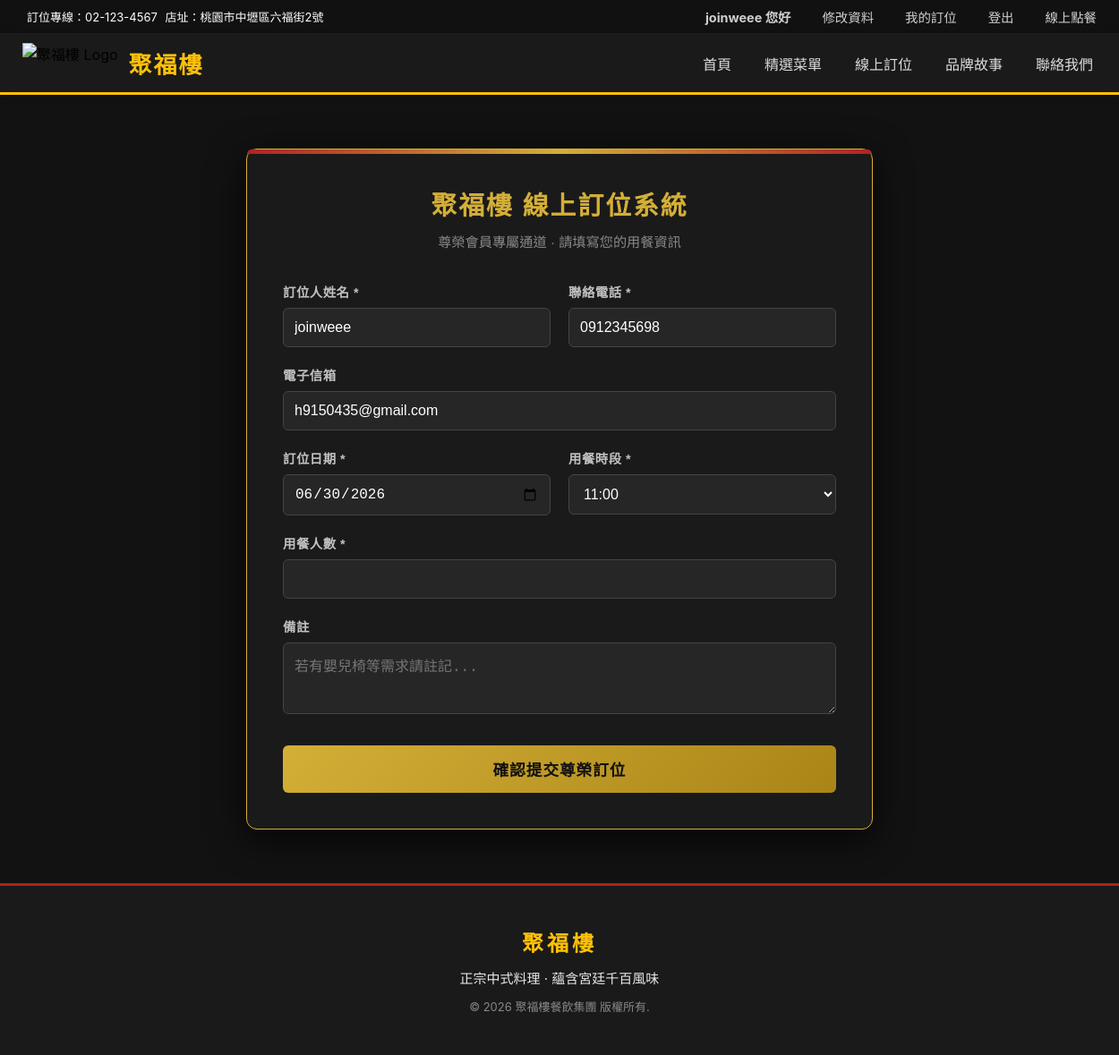
Screenshot of /book_table/ (signed in) with the database file from the repository.
### myapp/models.py (models this page shows, shortened)
class CustomMember(AbstractBaseUser,PermissionsMixin):
    username = models.CharField('會員帳號', max_length=50, unique=True)
    last_name = models.CharField('姓氏', max_length=20)
    first_name = models.CharField('名字', max_length=30)
    password = models.CharField('密碼', max_length=128)
    email = models.EmailField('電子信箱', unique=True)
    phone = models.CharField('電話號碼', max_length=15, blank=True, null=True)
    birthday = models.DateField('生日', blank=True, null=True)
    GENDER_CHOICES = [('M', '男'), ('F', '女'), ('O', '其他')]
    gender = models.CharField('性別', max_length=1, choices=GENDER_CHOICES, blank=True, null=True)
    created_at = models.DateTimeField('註冊時間', auto_now_add=True)
    is_active = models.BooleanField(default=True, verbose_name="啟用狀態")
    is_staff = models.BooleanField(default=False, verbose_name="後台登入權限")
    USERNAME_FIELD = 'username'
    REQUIRED_FIELDS = ['email']
    objects = CustomMemberManager()
    class Meta:
        db_table = 'myapp_custommember'
        app_label = 'myapp'

### myapp/views.py (the view)
# urls.py: path('book_table/',views.book_table,name='book_table'),
@login_required(login_url='/user_login/')
def book_table(request):
    user_full_name = f"{request.user.last_name}{request.user.first_name}"
    if request.method == 'POST':
        form = ReservationForm(request.POST)
        if form.is_valid():
            reservation = form.save(commit=False)
            reservation.user = request.user
            reservation.save()
            try:
                subject = f'【聚福樓】您的中式料理訂位已確認（訂位編號：{reservation.id}）'
                message = (
                    f'親愛的 {user_full_name} 貴賓您好：\n\n'
                    f'感謝您選擇聚福樓！我們已為您保留座位，期待您的光臨。\n'
                    f'===============================\n'
                    f' 訂位編號：{reservation.id}\n'
                    f' 訂位姓名：{user_full_name} 貴賓\n'
                    f' 訂位日期：{reservation.date}\n'  # ⚠️ 欄位名請依 Model 實際狀況修改
                    f' 訂位時間：{reservation.time_slot}\n'  # ⚠️ 欄位名請依 Model 實際狀況修改
                    f' 訂位人數：{reservation.guests} 位\n'  # ⚠️ 欄位名請依 Model 實際狀況修改
                    f'===============================\n\n'
                    f'※ 溫馨提醒：若需取消或變更訂位，請提前來電告知。謝謝您！'
                )
                user_email = request.user.email
                send_mail(
                    subject,
                    message,
                    settings.DEFAULT_FROM_EMAIL,
                    [user_email],
                    fail_silently=True # 設為 True，確保郵件伺服器如果有萬一，客人的網頁也不會死當
                )
            except Exception as e:
                print(f"訂位成功信件發送失敗: {e}")
            messages.success(request, '訂位成功！')
            return redirect('book_table')
        else:
            print(form.errors) # 防呆印出
    else:
        initial_data = {
            'name': user_full_name,
            'phone': getattr(request.user, 'phone', ''),
            'email': request.user.email,
        }
        form = ReservationForm(initial=initial_data)
    return render(request, 'book_table.html', {'form': form})

### myapp/forms.py (called while the page is built)
def generate_time_slots():
    choices = []
    start_hour = 11
    end_hour = 20
    for hour in range(start_hour, end_hour + 1):
        for minute in ['00','15','30','45']:
            if hour == end_hour and minute == '00':
                break
            time_str = f"{hour:02d}:{minute}"
            choices.append((time_str, time_str))
    return choices

### templates/book_table.html (shortened to what this page needs)
{% extends 'base.html' %}
{% load static %}
{% block content %}
<link rel="stylesheet" href="{% static 'css/book_table.css' %}">
<section class="booking-section">
    <div class="booking-card">
        <div class="booking-header">
            <h2 class="booking-title">聚福樓 線上訂位系統</h2>
            <p class="booking-subtitle">尊榮會員專屬通道 · 請填寫您的用餐資訊</p>
        </div>
        <form method="POST" action="">
            <div class="booking-grid">
                <div class="form-group">
                    <label class="form-label">訂位人姓名 *</label>
                    {{ form.name }}
                </div>
                <div class="form-group">
                    <label class="form-label">聯絡電話 *</label>
                    {{ form.phone }}
                </div>
                <div class="form-group full-width">
                    <label class="form-label">電子信箱</label>
                    {{ form.email }}
                </div>
                <div class="form-group">
                    <label class="form-label">訂位日期 *</label>
                    {{ form.date }}
                </div>
                <div class="form-group">
                    <label class="form-label">用餐時段 *</label>
                    {{ form.time_slot }}
                </div>
                <div class="form-group full-width">
                    <label class="form-label">用餐人數 *</label>
                    {{ form.guests }}
                </div>
                <div class="form-group full-width">
                    <label class="form-label">備註</label>
                    {{ form.notes }}
                </div>
                <button type="submit" class="btn-submit">確認提交尊榮訂位</button>
            </div>
        </form>
    </div>
</section>
{% endblock %}

### templates/base.html (shortened to what this page needs)
{% load static %}
<!DOCTYPE html>
<html lang="zh-Hant">
<head>
    <link rel="stylesheet" href="{% static 'css/base.css' %}">
</head>
<body>
    <nav class="top-navbar">
        <div class="nav-container">
            <div class="contact-info">
                <span class="info-item"> 訂位專線：02-123-4567</span>
                <span class="info-item"> 店址：桃園市中壢區六福街2號</span>
            </div>
            <div class="member-links">
                {% if request.user.is_authenticated %}
                    <span class="nav-link-item member-name-nav">
                         {{ request.user.last_name }}{{ request.user.first_name }} 您好
                    </span>
                    <a href="{% url 'edit_profile' %}" class="nav-link-item">
                         修改資料
                    </a>
                    <a href="{% url 'my_bookings' %}"class="nav-link-item">我的訂位 </a>
                    <a href="{% url 'logout' %}" class="nav-link-item"> 登出</a>
                {% else %}
                    <a href="{% url 'user_login' %}" class="nav-link-item"><i class="fas fa-user"></i> 會員登入</a>
                {% endif %}
                <a href="{% url 'order_online' %}" class="nav-link-item"> 線上點餐</a>
            </div>
        </div>
    </nav>
    <header class="main-header">
        <div class="nav-container main-nav-flex">
            <div class="logo-area">
                <img src="{% static 'images/logo.png' %}" alt="聚福樓 Logo" class="logo-img">
                <a class="brand-name" href="{% url 'index' %}">聚福樓</a>
            </div>
            <nav class="main-menu">
                <ul class="menu-list">
                    <li><a href="{% url 'index' %}"> 首頁</a></li>
                    <li><a href="{% url 'menu' %}"> 精選菜單</a></li>
                    <li><a href="{% url "book_table" %}"> 線上訂位</a></li>
                    <li><a href="{% url "brand_story" %}"> 品牌故事</a></li>
                    <li><a href="{% url "contact_us" %}"> 聯絡我們</a></li>
                </ul>
            </nav>
        </div>
    </header>
    <main class="content-wrapper">
        {% block content %}
        {% endblock %}
    </main>
    <footer class="site-footer">
        <div class="footer-container">
            <h3 class="footer-logo">聚福樓</h3>
            <p class="footer-slogan">正宗中式料理 · 蘊含宮廷千百風味</p>
            <p class="footer-copy">© 2026 聚福樓餐飲集團 版權所有.</p>
        </div>
    </footer>
</body>
</html>

### static/css/base.css (style rules this page uses)
:root { --primary-red: #b32017; --gold-color: #ffc107; --dark-bg: #1a1a1a; --text-white: #ffffff; --text-muted: #888888; }
html, body { height: 100%; margin: 0; padding: 0; }
body { font-family: -apple-system, BlinkMacSystemFont, "Segoe UI", Roboto, "Helvetica Neue", Arial, sans-serif; display: flex; flex-direction: column; min-height: 100vh; background-color: #fcfcfc; }
a { text-decoration: none; color: inherit; transition: color 0.3s ease; }
ul { list-style: none; margin: 0; padding: 0; }
.nav-container { max-width: 1200px; margin: 0 auto; padding: 0 20px; display: flex; justify-content: space-between; align-items: center; width: 100%; }
.top-navbar { background-color: #111111; color: var(--text-white); font-size: 13px; padding: 8px 0; border-bottom: 1px solid #222; }
.nav-link-item { margin-left: 20px; opacity: 0.8; }
.main-header { background-color: var(--dark-bg); position: sticky; top: 0; z-index: 1000; box-shadow: 0 2px 10px rgba(0, 0, 0, 0.3); padding: 10px 0; border-bottom: 3px solid var(--gold-color); }
.main-nav-flex { display: flex; justify-content: space-between; align-items: center; }
.logo-area { display: flex; align-items: center; gap: 12px; }
.logo-img { height: 45px; width: auto; }
.brand-name { color: var(--gold-color); font-size: 26px; font-weight: bold; letter-spacing: 2px; }
.menu-list { display: flex; gap: 25px; }
.menu-list a { color: rgba(255, 255, 255, 0.85); font-size: 16px; font-weight: 500; padding: 8px 4px; }
.content-wrapper { flex: 1 0 auto; }
.site-footer { flex-shrink: 0; background-color: var(--dark-bg); color: var(--text-white); text-align: center; padding: 45px 20px; border-top: 3px solid var(--primary-red); }
.footer-logo { color: var(--gold-color); font-size: 24px; margin: 0 0 12px 0; letter-spacing: 4px; }
.footer-slogan { margin: 0 0 12px 0; font-size: 15px; opacity: 0.9; }
.footer-copy { margin: 0; font-size: 13px; color: var(--text-muted); }
.member-name-nav { color: #ffbe2e; font-weight: bold; cursor: default; }
.member-links { display: flex; align-items: center; gap: 15px; }
.member-links .nav-link-item { color: #ffffff; text-decoration: none; font-size: 0.9rem; }

### static/css/book_table.css (style rules this page uses)
.booking-section { background-color: #121212; color: #f5f5f5; font-family: "Microsoft JhengHei", "Heiti TC", sans-serif; padding: 60px 20px; min-height: 85vh; display: flex; justify-content: center; align-items: center; }
.booking-card { background-color: #1a1a1a; border: 1px solid #d4af37; border-radius: 12px; box-shadow: 0 10px 40px rgba(0, 0, 0, 0.8); max-width: 700px; width: 100%; padding: 40px; box-sizing: border-box; position: relative; }
.booking-card::before { content: ''; position: absolute; top: 0; left: 0; right: 0; height: 5px; background: linear-gradient(90deg, #b22222, #d4af37, #b22222); border-radius: 12px 12px 0 0; }
.booking-header { text-align: center; margin-bottom: 35px; }
.booking-title { color: #d4af37; font-size: 1.8rem; font-weight: bold; margin: 0 0 10px 0; letter-spacing: 2px; }
.booking-subtitle { color: #888; font-size: 0.95rem; margin: 0; }
.booking-grid { display: grid; grid-template-columns: repeat(2, 1fr); gap: 20px; }
.full-width { grid-column: span 2; }
.form-group { display: flex; flex-direction: column; }
.form-label { color: #c0c0c0; font-size: 0.9rem; font-weight: 600; margin-bottom: 8px; letter-spacing: 0.5px; }
.form-group input, .form-group select, .form-group textarea { background-color: #262626 !important; border: 1px solid #444 !important; color: #ffffff !important; border-radius: 6px !important; padding: 12px !important; font-size: 1rem; box-sizing: border-box; width: 100%; transition: border-color 0.3s, box-shadow 0.3s; }
.btn-submit { grid-column: span 2; background: linear-gradient(135deg, #d4af37 0%, #aa8416 100%); border: none; color: #111; font-weight: bold; font-size: 1.1rem; padding: 14px; border-radius: 6px; cursor: pointer; letter-spacing: 1px; transition: transform 0.2s, box-shadow 0.3s, background 0.3s; margin-top: 15px; }

### rows the page displays
CustomMember: user.last_name "join", user.first_name "weee", phone "0912345698", email "h9150435@gmail.com"
